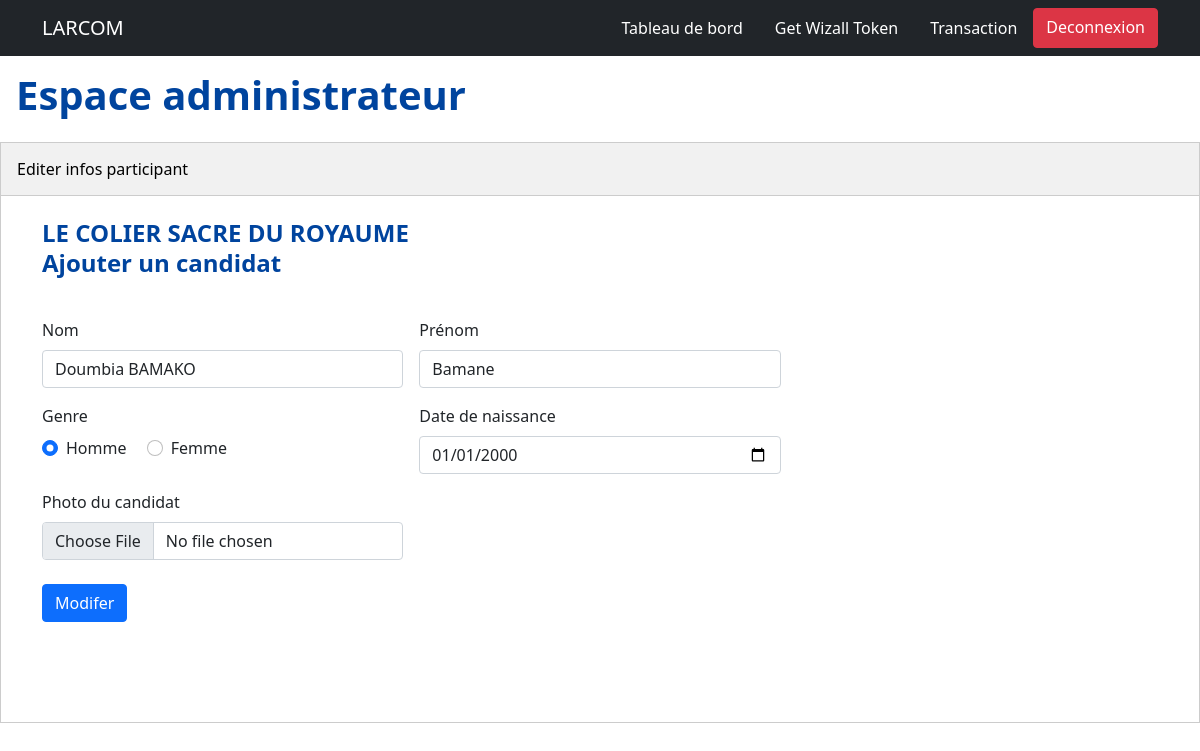
Page /index.php?action=edit_candidat&id=7 (signed in) on the earlier database version.
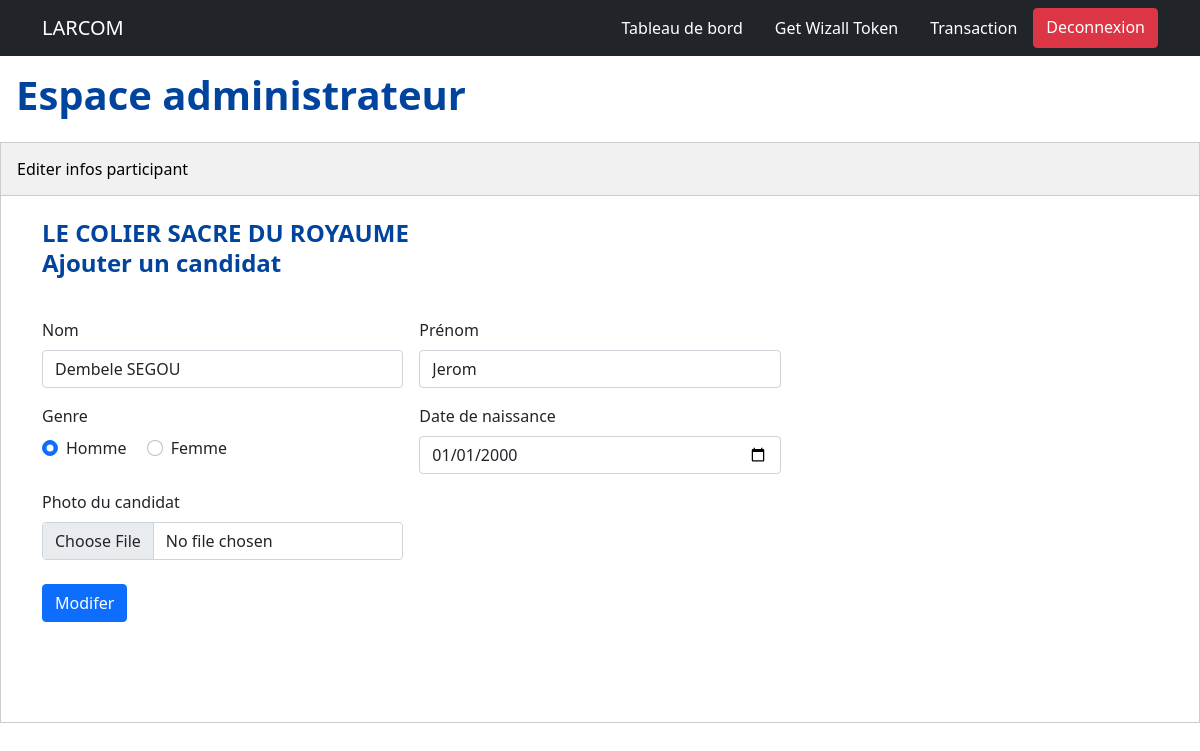
Same page on the later database version.
### tables this page shows
CREATE TABLE `candidats` (
  `id` int(11) NOT NULL,
  `prenom` varchar(255) DEFAULT NULL,
  `nom` varchar(255) DEFAULT NULL,
  `image` varchar(255) DEFAULT NULL,
  `user_id` int(11) NOT NULL,
  `event_id` int(11) NOT NULL,
  `date_naissance` date DEFAULT NULL,
  `genre` varchar(32) DEFAULT NULL,
  `created_at` timestamp(6) NULL DEFAULT NULL
);

### Database/DatabaseConnector.php (called while the page is built, shortened)
<?php
    class DatabaseConnector {
        protected $dbConnection = null;
        public function __construct() {
            $user = "root";
            $password = '';
            $dbName = 'voting';
            $host = 'localhost';
            try {
                $this->dbConnection = new \PDO("mysql:host=$host;dbname=$dbName",$user,$password);
            } catch (Exception $e) {
                die('Erreur: '.$e->getMessage());
            }
        }
        public function getConnection() {
            return $this->dbConnection;
        }
    }

### Model/Candidat.php (called while the page is built, shortened)
<?php
    class Candidat {
        private $db;
        public function __construct() {
            $this->db = (new DatabaseConnector())->getConnection();
        }
        public function getById($id) {
            $req = $this->db->prepare('SELECT * from candidats WHERE id=:id LIMIT 1');
            $req->bindParam(':id', $id);
            $req->execute();
            return $req->fetch();
        }
    }

### Model/Event.php (called while the page is built, shortened)
<?php
    class Event {
        private $db;
        public function __construct() {
            $this->db = (new DatabaseConnector())->getConnection();
        }
        public function getById($id) {
            $req = $this->db->prepare('SELECT * from events WHERE id=:id LIMIT 1');
            $req->bindParam(':id', $id);
            $req->execute();
            return $req->fetch();
        }
    }

### View/candidat/edit.php (the view, shortened to what this page needs)
<!DOCTYPE html>
<html lang="en">
  <head>
    <link rel="stylesheet" href="public/css/global.css" />
    <link rel="stylesheet" href="public/css/tabs.css" />
    <link
      href="https://cdn.jsdelivr.net/npm/bootstrap@5.0.2/dist/css/bootstrap.min.css"
      rel="stylesheet"
    />
  </head>
  <body onload="openSection(event, 'Event')">
    <?php include('View/layout/navigation.php') ?>
    <h1 class="page-title">Espace administrateur</h1>
    <div class="tab mt-2">
      <div class="">
        <button class="tablinks" onclick="openSection(event, 'Event')">
          Editer infos participant
        </button>
      </div>
    </div>
    <div id="Event" class="tabcontent">
      <div class="container">
        <h2 class="header-title"><?= $event['titre'] ?></h2>
        <h4 class="header-title">Ajouter un candidat</h4>
        <form
          action="index.php?action=update_candidat&id=<?= $candidat['id'] ?>&event_id=<?= $event['id'] ?>"
          method="post"
          enctype="multipart/form-data"
          class="row g-3 mt-4"
        >
          <div class="col-md-4">
            <label for="nom" class="form-label">Nom</label>
            <input type="text" class="form-control" name="nom" id="nom" value="<?= $candidat['nom'] ?>" />
          </div>
          <div class="col-md-4">
            <label for="prenom" class="form-label">Prénom</label>
            <input type="text" class="form-control" name="prenom" id="prenom" value="<?= $candidat['prenom'] ?>" />
          </div>
          <div class="col-md-4"></div>
          <div class="col-md-4">
            <label class="form-label">Genre</label>
            <div>
              <div class="form-check form-check-inline">
                <input class="form-check-input" type="radio" name="genre" id="homme" value="h" <?= $candidat['genre'] == "h" ? "checked=" : "" ?> />
                <label class="form-check-label" for="homme">Homme</label>
              </div>
              <div class="form-check form-check-inline">
                <input class="form-check-input" type="radio" name="genre" id="femme" value="f" <?= $candidat['genre'] == "f" ? "checked=" : "" ?>>
                <label class="form-check-label" for="femme">Femme</label>
              </div>
            </div>
          </div>
          <div class="col-md-4">
            <label for="birthdate" class="form-label">Date de naissance</label>
            <input
              type="date"
              class="form-control"
              name="date_naissance"
              id="birthdate"
              value="<?= $date ?>"
            />
          </div>
          <div class="col-md-4"></div>
          <div class="col-md-4">
            <label for="image" class="form-label">Photo du candidat</label>
            <input
              type="file"
              class="form-control"
              name="image"
              id="image"
              accept=".jpg, .jpeg, .png"
            />
          <div class="col-12 mt-4">
            <button type="submit" class="btn btn-primary">
              Modifer
            </button>
          </div>
        </form>
      </div>
    </div>
  </body>
  </html>

Differences in the rows shown:
changed candidats "☑ Homme": nom "Doumbia BAMAKO" → "Dembele SEGOU"; prenom "Bamane" → "Jerom"
